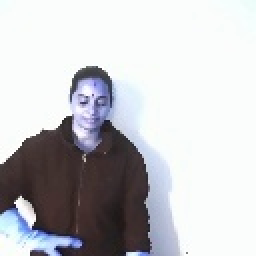
#> input picture sample-frames/Amilo/20241002_104402_brightness/frame_0000.jpg, 128 x 128 px, found by its file name (shown 2 times larger)
$ jupyter execute --allow-errors segment-frame.ipynb
#> lines starting #> are read from the running program, lines starting #| are printed output that depends on the picture; after the words box and inside, x2 and y2 are one past the last pixel; in counts of white or black regions, pixels touching at a corner belong together
#> in process_frame, frame is the input picture: shape (128, 128, 3); mean B, G, R 200.1, 196.8, 196.7
[cell 1]
import cv2
import numpy as np
import os

[cell 2]
# Adjusted HSV range for orange color (wider range to include different shades)
lower_orange1 = np.array([0, 50, 50])   # Slightly darker orange
upper_orange1 = np.array([15, 255, 255])

lower_orange2 = np.array([16, 100, 100])  # Brighter orange
upper_orange2 = np.array([30, 255, 255])

[cell 3]
# Example usage
input_frame_path = "cropped-frames/amilo/20241001_152509_brightness/frame_0000.jpg"  # Path to your input frame image
output_frame_path = "colored.jpg"  # Path to save the extracted gloves

[cell 4]
# Function to extract only the orange gloves from a single frame
def extract_orange_gloves_from_frame(frame):
    # Preprocess: Apply Gaussian blur to smooth the image and reduce noise
    blurred_frame = cv2.GaussianBlur(frame, (5, 5), 0)
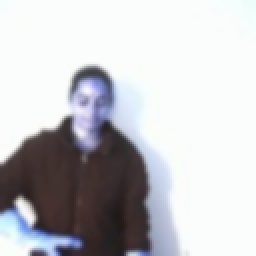
#> blurred_frame: shape (128, 128, 3) (shown 2 times larger); mean B, G, R 200.1, 196.8, 196.7

    # Convert the frame to HSV color space
    hsv_frame = cv2.cvtColor(blurred_frame, cv2.COLOR_BGR2HSV)
#> hsv_frame: shape (128, 128, 3); mean H, S, V 77.7, 21, 203.4

    # Create multiple masks for different shades of orange
    mask1 = cv2.inRange(hsv_frame, lower_orange1, upper_orange1)
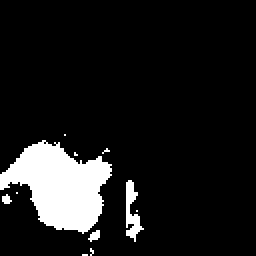
#> mask1: shape (128, 128) (shown 2 times larger); 10.5% white; 11 white regions (8 under 20 px), largest, box (x1, y1, x2, y2) and area: (0, 70, 56, 117) 1528, (63, 90, 72, 121) 134, (44, 115, 50, 121) 22
    mask2 = cv2.inRange(hsv_frame, lower_orange2, upper_orange2)
#> mask2: shape (128, 128); every value is 0

    # Combine both masks
    combined_mask = cv2.bitwise_or(mask1, mask2)

    # Optional: Apply morphological operations to clean up the mask
    combined_mask = cv2.morphologyEx(combined_mask, cv2.MORPH_CLOSE, np.ones((5, 5), np.uint8))
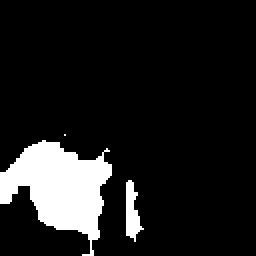
#> combined_mask: shape (128, 128) (shown 2 times larger); 11.4% white; 3 white regions (1 under 20 px), largest, box (x1, y1, x2, y2) and area: (0, 70, 56, 128) 1704, (63, 90, 72, 121) 157

    # Extract the gloves from the frame using the combined mask
    gloves_only = cv2.bitwise_and(frame, frame, mask=combined_mask)
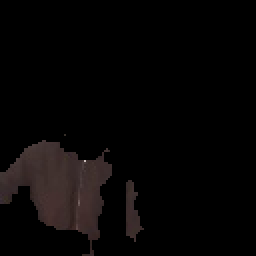
#> gloves_only: shape (128, 128, 3) (shown 2 times larger); mean B, G, R 5.1, 5.3, 7

    return gloves_only

[cell 5]
# Load and process a single frame from an image file
def process_frame(image_path, output_path):
    frame = cv2.imread(image_path)

    if frame is None:
        print(f"Error: Could not load image {image_path}")
        return

    # Extract the orange gloves
    gloves_frame = extract_orange_gloves_from_frame(frame)

    # Save the result as an image
    cv2.imwrite(output_path, gloves_frame)
    print(f"Processed and saved frame with gloves to {output_path}")

[cell 6]
# Extract gloves from the frame and save
process_frame(input_frame_path, output_frame_path)

[cell 7]
import cv2
import numpy as np

# Function to extract specific color from image and save the result
def extract_color_from_image(input_image_path, output_image_path, lower_color, upper_color):
    # Read the input image
#> called with output_image_path = 'output_image.jpg', lower_color = array of shape (3,), upper_color = array of shape (3,)
    frame = cv2.imread(input_image_path)
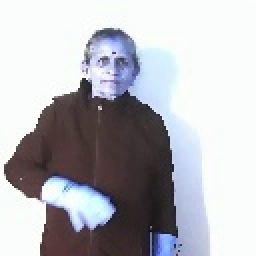
#> input picture sample-frames/Amilo/20241002_112728_brightness/frame_0003.jpg, 128 x 128 px, found by its file name (shown 2 times larger)
#> frame is the input picture: shape (128, 128, 3); mean B, G, R 187.8, 182.5, 182.5

    if frame is None:
        print(f"Error: Unable to read the image at {input_image_path}")
        return

    # Convert the image to HSV color space
    hsv_frame = cv2.cvtColor(frame, cv2.COLOR_BGR2HSV)
#> hsv_frame: shape (128, 128, 3); mean H, S, V 84.7, 27.9, 192.1

    # Create a mask for the color range
    mask = cv2.inRange(hsv_frame, lower_color, upper_color)
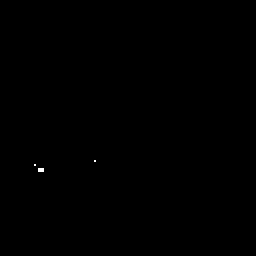
#> mask: shape (128, 128) (shown 2 times larger); 0.05% white in thin lines or dots, all inside (x1, y1, x2, y2) = (17, 80, 48, 86)

    # Apply the mask to the image to extract the specific color
    extracted_color = cv2.bitwise_and(frame, frame, mask=mask)

    # Save the extracted color image to the output path
    cv2.imwrite(output_image_path, extracted_color)

    print(f"Extracted color image saved to: {output_image_path}")

# Example usage
if __name__ == "__main__":
    # Define input and output image paths
    input_image_path = 'cropped-frames/amilo/20241002_112728_brightness/frame_0003.jpg'  # Path to the input image
    output_image_path = 'output_image.jpg'  # Path to save the extracted image

    # Define the lower and upper bounds of the color to extract in HSV format
    # Example: Extracting blue color
    lower_blue = np.array([10, 50, 50])   # Lower HSV bound for blue
    upper_blue = np.array([35, 255, 255])  # Upper HSV bound for blue

    # Call the function with the paths and color range
    extract_color_from_image(input_image_path, output_image_path, lower_blue, upper_blue)
